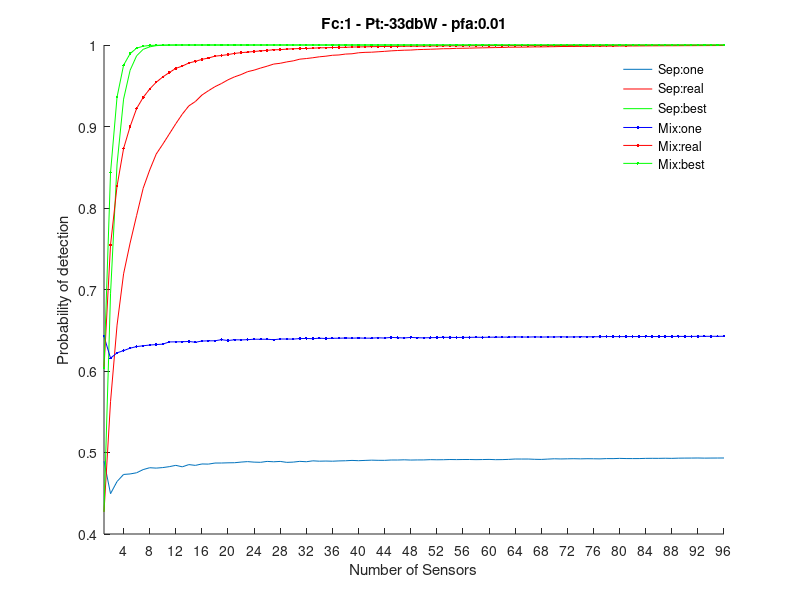
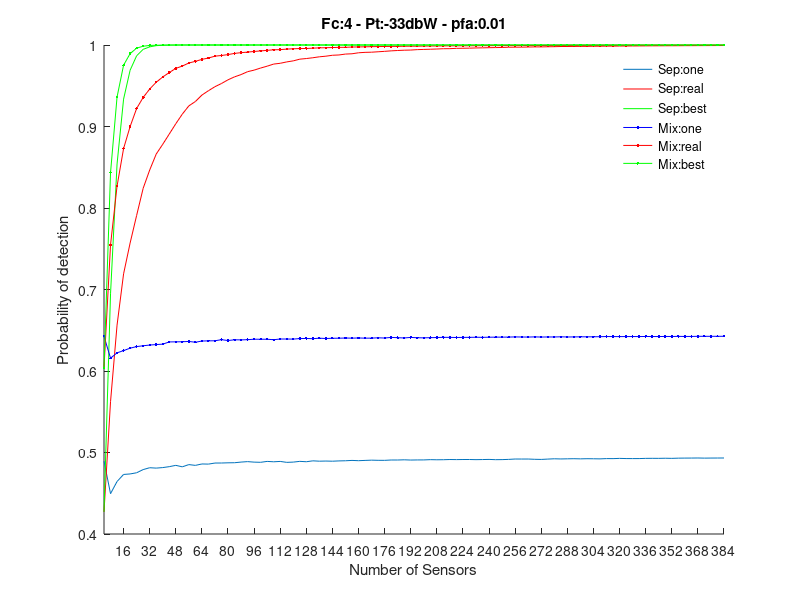
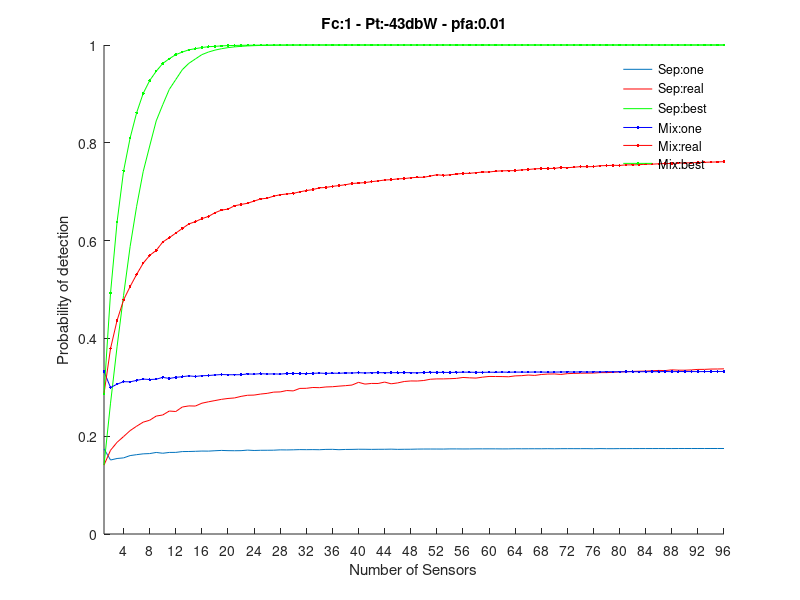
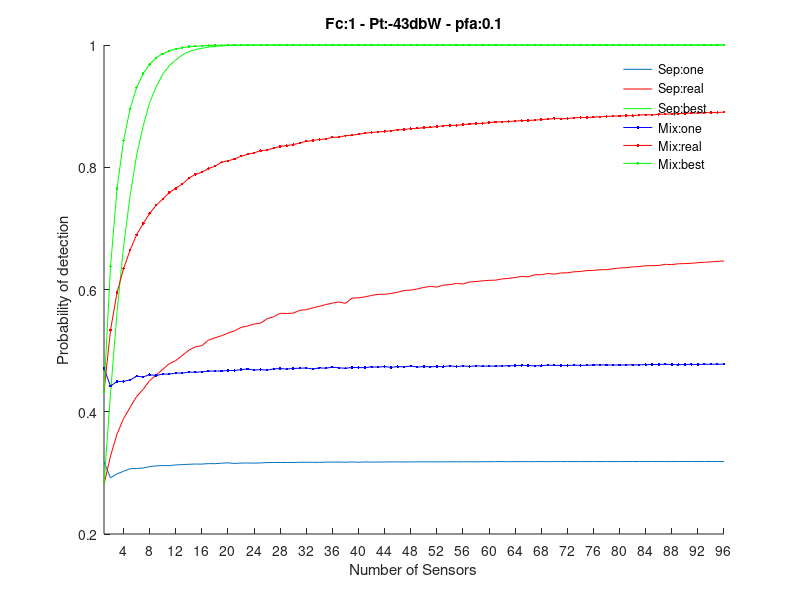

Reproduce these figures in MATLAB, in order. (Note: this script raises an error after producing the figures.)
% load Probs_CORRSHD_TS_0_TE_0_Num_Sensors_96_SepTar_50_50_Pt_-43dBW_sigma_9dB.mat
% pfa=0.01:0.01:0.1;
% idx=5;
% figure
% hold on
% plot(pfa,psep_d(idx,:))
% plot(pfa,pdiv_d(idx,:),'r')
% plot(pfa,pbest_d(idx,:),'g')
% xlabel('Probability false alarm')
% ylabel('Probability of detection')
% title('Separated - Urban - Pt:-43dBW - SxF:5')

load Probs_CORRSHD_TS_0_TE_0_Num_Sensors_96_SepTar_50_50_Pt_-33dBW_sigma_9dB.mat
idx=1;
ff=1;
sens=(1:96);
figure
hold on
plot(sens,psep_d(:,idx))
plot(sens,pdiv_d(:,idx),'r')
plot(sens,pbest_d(:,idx),'g')
load Probs_CORRSHD_TS_1_TE_0_Num_Sensors_96_SepTar_500_500_Pt_-33dBW_sigma_9dB.mat
plot(sens,psep_d(:,idx),'b.-')
plot(sens,pdiv_d(:,idx),'r.-')
plot(sens,pbest_d(:,idx),'g.-')
xlim([1 96])
set(gca,'Xtick',0:4:97)
set(gca,'XtickLabel',(0:4:97)*ff)
xlabel('Number of Sensors'), ylabel('Probability of detection')
title('Fc:1 - Pt:-33dbW - pfa:0.01')
legend({'Sep:one' 'Sep:real' 'Sep:best' 'Mix:one' 'Mix:real' 'Mix:best'})
legend boxoff


load Probs_CORRSHD_TS_0_TE_0_Num_Sensors_96_SepTar_50_50_Pt_-33dBW_sigma_9dB.mat
idx=1;
ff=4;
sens=(1:96);
figure
hold on
plot(sens,psep_d(:,idx))
plot(sens,pdiv_d(:,idx),'r')
plot(sens,pbest_d(:,idx),'g')
load Probs_CORRSHD_TS_1_TE_0_Num_Sensors_96_SepTar_500_500_Pt_-33dBW_sigma_9dB.mat
plot(sens,psep_d(:,idx),'b.-')
plot(sens,pdiv_d(:,idx),'r.-')
plot(sens,pbest_d(:,idx),'g.-')
xlim([1 96])
set(gca,'Xtick',0:4:97)
set(gca,'XtickLabel',(0:4:97)*ff)
xlabel('Number of Sensors'), ylabel('Probability of detection')
title('Fc:4 - Pt:-33dbW - pfa:0.01')
legend({'Sep:one' 'Sep:real' 'Sep:best' 'Mix:one' 'Mix:real' 'Mix:best'})
legend boxoff

load Probs_CORRSHD_TS_0_TE_0_Num_Sensors_96_SepTar_50_50_Pt_-43dBW_sigma_9dB.mat
idx=1;
ff=1;
sens=(1:96);
figure
hold on
plot(sens,psep_d(:,idx))
plot(sens,pdiv_d(:,idx),'r')
plot(sens,pbest_d(:,idx),'g')
load Probs_CORRSHD_TS_1_TE_0_Num_Sensors_96_SepTar_500_500_Pt_-43dBW_sigma_9dB.mat
plot(sens,psep_d(:,idx),'b.-')
plot(sens,pdiv_d(:,idx),'r.-')
plot(sens,pbest_d(:,idx),'g.-')
xlim([1 96])
set(gca,'Xtick',0:4:97)
set(gca,'XtickLabel',(0:4:97)*ff)
xlabel('Number of Sensors'), ylabel('Probability of detection')
title('Fc:1 - Pt:-43dbW - pfa:0.01')
legend({'Sep:one' 'Sep:real' 'Sep:best' 'Mix:one' 'Mix:real' 'Mix:best'})
legend boxoff


load Probs_CORRSHD_TS_0_TE_0_Num_Sensors_96_SepTar_50_50_Pt_-43dBW_sigma_9dB.mat
idx=10;
ff=1;
sens=(1:96);
figure
hold on
plot(sens,psep_d(:,idx))
plot(sens,pdiv_d(:,idx),'r')
plot(sens,pbest_d(:,idx),'g')
load Probs_CORRSHD_TS_1_TE_0_Num_Sensors_96_SepTar_500_500_Pt_-43dBW_sigma_9dB.mat
plot(sens,psep_d(:,idx),'b.-')
plot(sens,pdiv_d(:,idx),'r.-')
plot(sens,pbest_d(:,idx),'g.-')
xlim([1 96])
set(gca,'Xtick',0:4:97)
set(gca,'XtickLabel',(0:4:97)*ff)
xlabel('Number of Sensors'), ylabel('Probability of detection')
title('Fc:1 - Pt:-43dbW - pfa:0.1')
legend({'Sep:one' 'Sep:real' 'Sep:best' 'Mix:one' 'Mix:real' 'Mix:best'})
legend boxoff

load Probs_CORRSHD_TS_0_TE_0_Num_Sensors_96_SepTar_50_50_Pt_-33dBW_sigma_9dB.mat
figure
hold on
for i=1:96
    plot(pfa,pdiv_d(i,:))
end
xlim([0.01 0.1])
xlabel('Probability of false alarm')
ylabel('Probability of detection')
title('ROC - Pt:-33dbW - Separated - Urban')
legend({'1 sensor' '2 sensors' '...'},'Location','southeast')
legend boxoff


load Probs_CORRSHD_TS_1_TE_0_Num_Sensors_96_SepTar_500_500_Pt_-33dBW_sigma_9dB.mat
figure
hold on
for i=1:96
    plot(pfa,pdiv_d(i,:))
end
xlim([0.01 0.1])
xlabel('Probability of false alarm')
ylabel('Probability of detection')
title('ROC - Pt:-33dbW - Mixed - Urban')
legend({'1 sensor' '2 sensors' '...'},'Location','southeast')
legend boxoff

figure
hold on
idxs=10;
idxpfa=1;
load Probs_CORRSHD_TS_0_TE_0_Num_Sensors_96_SepTar_50_50_Pt_-23dBW_sigma_9dB.mat
ps1=pdiv_d(idxs,idxpfa);
load Probs_CORRSHD_TS_0_TE_0_Num_Sensors_96_SepTar_50_50_Pt_-33dBW_sigma_9dB.mat
ps2=pdiv_d(idxs,idxpfa);
load Probs_CORRSHD_TS_0_TE_0_Num_Sensors_96_SepTar_50_50_Pt_-43dBW_sigma_9dB.mat
ps3=pdiv_d(idxs,idxpfa);
load Probs_CORRSHD_TS_0_TE_0_Num_Sensors_96_SepTar_50_50_Pt_-53dBW_sigma_9dB.mat
ps4=pdiv_d(idxs,idxpfa);
load Probs_CORRSHD_TS_1_TE_0_Num_Sensors_96_SepTar_500_500_Pt_-23dBW_sigma_9dB.mat
pm1=pdiv_d(idxs,idxpfa);
load Probs_CORRSHD_TS_1_TE_0_Num_Sensors_96_SepTar_500_500_Pt_-33dBW_sigma_9dB.mat
pm2=pdiv_d(idxs,idxpfa);
load Probs_CORRSHD_TS_1_TE_0_Num_Sensors_96_SepTar_500_500_Pt_-43dBW_sigma_9dB.mat
pm3=pdiv_d(idxs,idxpfa);
load Probs_CORRSHD_TS_1_TE_0_Num_Sensors_96_SepTar_500_500_Pt_-53dBW_sigma_9dB.mat
pm4=pdiv_d(idxs,idxpfa);
bar([ps1 ps2 ps3 ps4;pm1 pm2 pm3 pm4]')
set(gca,'Xtick',1:4)
set(gca,'XtickLabel',{'-23' '-33' '-43' '-53'})
xlabel('Transmitted power (dBw)')
ylabel('Probability of detection')
title('Sensors:10 - pfa:0.01')
legend({'separated' 'mixed'})
legend boxoff

figure
hold on
idxs=50;
idxpfa=1;
load Probs_CORRSHD_TS_0_TE_0_Num_Sensors_96_SepTar_50_50_Pt_-23dBW_sigma_9dB.mat
ps1=pdiv_d(idxs,idxpfa);
load Probs_CORRSHD_TS_0_TE_0_Num_Sensors_96_SepTar_50_50_Pt_-33dBW_sigma_9dB.mat
ps2=pdiv_d(idxs,idxpfa);
load Probs_CORRSHD_TS_0_TE_0_Num_Sensors_96_SepTar_50_50_Pt_-43dBW_sigma_9dB.mat
ps3=pdiv_d(idxs,idxpfa);
load Probs_CORRSHD_TS_0_TE_0_Num_Sensors_96_SepTar_50_50_Pt_-53dBW_sigma_9dB.mat
ps4=pdiv_d(idxs,idxpfa);
load Probs_CORRSHD_TS_1_TE_0_Num_Sensors_96_SepTar_500_500_Pt_-23dBW_sigma_9dB.mat
pm1=pdiv_d(idxs,idxpfa);
load Probs_CORRSHD_TS_1_TE_0_Num_Sensors_96_SepTar_500_500_Pt_-33dBW_sigma_9dB.mat
pm2=pdiv_d(idxs,idxpfa);
load Probs_CORRSHD_TS_1_TE_0_Num_Sensors_96_SepTar_500_500_Pt_-43dBW_sigma_9dB.mat
pm3=pdiv_d(idxs,idxpfa);
load Probs_CORRSHD_TS_1_TE_0_Num_Sensors_96_SepTar_500_500_Pt_-53dBW_sigma_9dB.mat
pm4=pdiv_d(idxs,idxpfa);
bar([ps1 ps2 ps3 ps4;pm1 pm2 pm3 pm4]')
set(gca,'Xtick',1:4)
set(gca,'XtickLabel',{'-23' '-33' '-43' '-53'})
xlabel('Transmitted power (dBw)')
ylabel('Probability of detection')
title('Sensors:50 - pfa:0.01')
legend({'separated' 'mixed'})
legend boxoff























